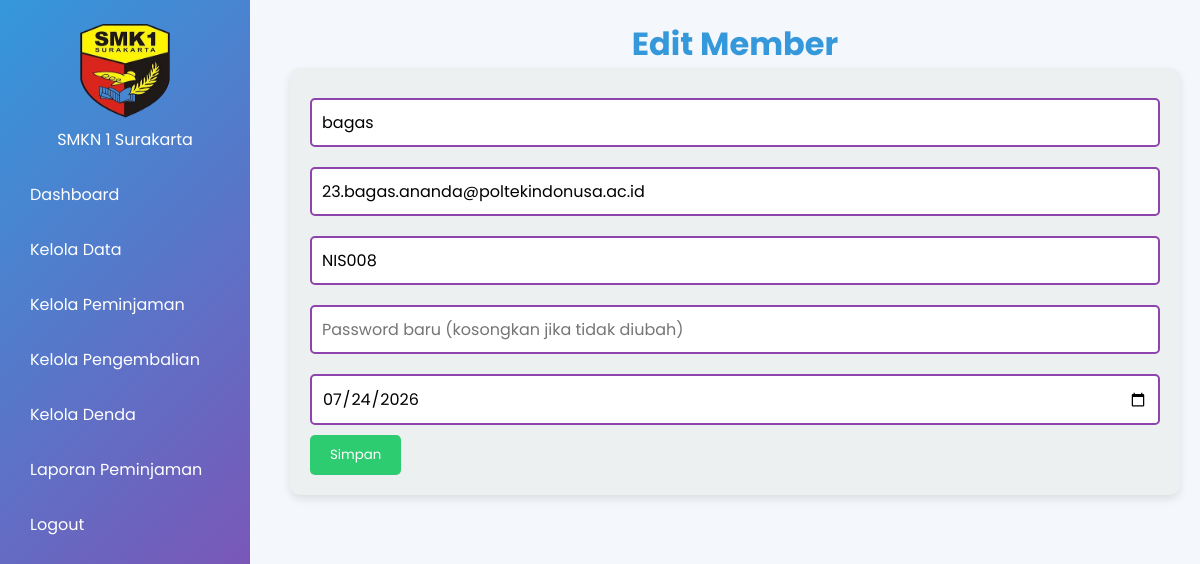
Page /admin/edit_member.php?id=5 (signed in) on the committed database.
### tables this page shows
CREATE TABLE `members` (
  `id` int NOT NULL,
  `name` varchar(100) NOT NULL,
  `email` varchar(100) NOT NULL,
  `nis` varchar(20) NOT NULL,
  `jurusan` varchar(50) DEFAULT NULL,
  `no_hp` varchar(15) DEFAULT NULL,
  `kelas` varchar(50) DEFAULT NULL,
  `password` varchar(100) NOT NULL,
  `card_expiry_date` date NOT NULL,
  `photo` varchar(255) DEFAULT 'assets/images/default.png'
);

### admin/edit_member.php (the view, shortened to what this page needs)
<!DOCTYPE html>
<html lang="id">
<head>
    <link rel="stylesheet" href="../assets/css/style.css">
</head>
<body>
    <?php
    require_once '../config/db_connect.php';
    $id = (int)$_GET['id'];
    $stmt = $pdo->prepare("SELECT * FROM members WHERE id = ?");
    $stmt->execute([$id]);
    $member = $stmt->fetch();
    ?>
    <div class="container">
        <aside class="sidebar">
            <div class="logo">
                <img src="../assets/images/smkn1-logo.png" alt="SMKN 1 Surakarta">
                <br> SMKN 1 Surakarta
            </div>
            <nav>
                <ul>
                    <li><a href="dashboard.php">Dashboard</a></li>
                    <li class="dropdown">
                        <a href="#">Kelola Data</a>
                    </li>
                    <li><a href="manage_loans.php">Kelola Peminjaman</a></li>
                    <li><a href="manage_returns.php">Kelola Pengembalian</a></li>
                    <li><a href="manage_fines.php">Kelola Denda</a></li>
                    <li><a href="loan_report.php">Laporan Peminjaman</a></li>
                    <li><a href="../config/auth.php?logout=1">Logout</a></li>
                </ul>
            </nav>
        </aside>
        <main class="main-content">
            <h1 style="text-align: center;">Edit Member</h1>
            <section class="dashboard-section">
                <form method="POST">
                    <input type="text" name="name" value="<?php echo htmlspecialchars($member['name']); ?>" class="input-field" required>
                    <input type="email" name="email" value="<?php echo htmlspecialchars($member['email']); ?>" class="input-field" required>
                    <input type="text" name="nis" value="<?php echo htmlspecialchars($member['nis']); ?>" class="input-field" required>
                    <input type="password" name="password" placeholder="Password baru (kosongkan jika tidak diubah)" class="input-field">
                    <input type="date" name="card_expiry_date" value="<?php echo $member['card_expiry_date']; ?>" class="input-field" required>
                    <button type="submit" class="btn">Simpan</button>
                </form>
            </section>
        </main>
    </div>
</body>
</html>

### assets/css/style.css (style rules this page uses)
* { margin: 0; padding: 0; box-sizing: border-box; font-family: 'Poppins', sans-serif; }
body { background: #f4f7fb; color: #333; }
.container { display: flex; min-height: 100vh; }
.sidebar { width: 250px; background: linear-gradient(135deg, #3498db, #8e44ad); color: white; padding: 20px; position: fixed; height: 100%; overflow-y: auto; }
.logo { text-align: center; margin-bottom: 20px; }
.logo img { width: 100px; height: 100px; }
nav ul { list-style: none; }
nav ul li { margin: 10px 0; }
nav ul li a { color: white; text-decoration: none; padding: 10px; display: block; border-radius: 5px; transition: all 0.3s ease; }
.dropdown { position: relative; }
.main-content { margin-left: 270px; padding: 20px; flex-grow: 1; }
h1, h2, h3 { color: #3498db; }
.auth-section, .dashboard-section { background: #ecf0f1; padding: 20px; border-radius: 10px; box-shadow: 0 4px 8px rgba(0,0,0,0.1); margin-bottom: 20px; }
.input-field { width: 100%; padding: 10px; margin: 10px 0; border: 2px solid #8e44ad; border-radius: 5px; font-size: 16px; }
.btn { background: #2ecc71; color: white; padding: 10px 20px; border: none; border-radius: 5px; cursor: pointer; transition: all 0.3s ease; }

### rows in the picture
members: name "bagas", email "23.bagas.ananda@poltekindonusa.ac.id", nis "NIS008", card_expiry_date "07/24/2026"
